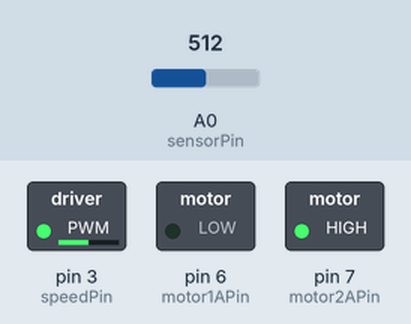
Simulated run of this sketch. Board: Arduino Uno, built with avr-gcc and run on an emulated ATmega328P. On the bench: switched loads named in the sketch (green lamp = pin HIGH). The inputs (shaded band) are chosen by the test bench; at power-on: A0 (sensorPin) = 512.

Above: at 1.2 s.
1.3 s: A0 (sensorPin) set to 716
At 2.3 s:
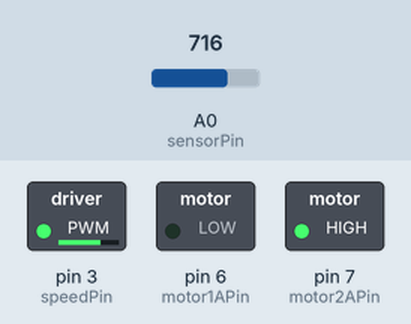
2.8 s: A0 (sensorPin) set to 900
At 3.4 s:
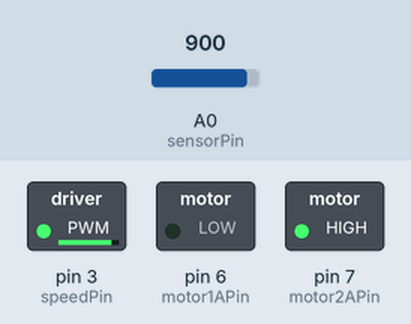
4.3 s: A0 (sensorPin) set to 122
At 5.5 s:
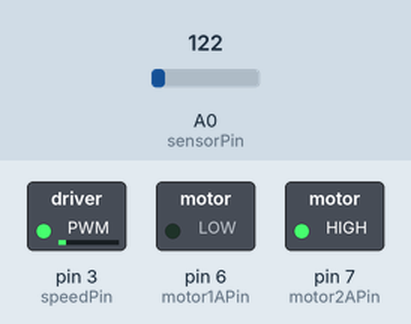
5.8 s: A0 (sensorPin) set to 0
At 6.9 s:
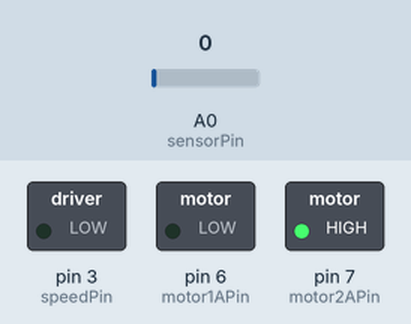
7.3 s: A0 (sensorPin) set to 511
At 8.0 s:
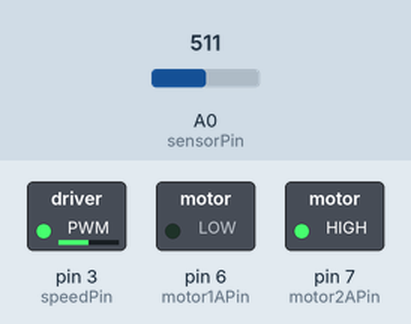
Timing chart, 0 to 9.8 s (numbered marks = the images above; inputs shaded):
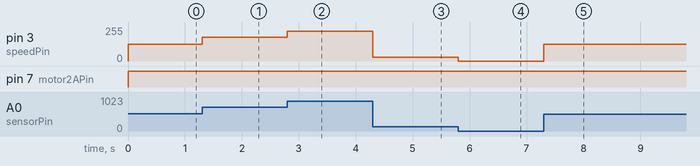

The sketch:

Light_Sensor_Speed.ino
```cpp
int sensorPin = 0;
int speedPin = 3;
int motor1APin = 6;
int motor2APin = 7;
int speed_value_motor1;
int lightLevel;

void setup() {
  pinMode(speedPin, OUTPUT);
  pinMode(motor1APin, OUTPUT);
  pinMode(motor2APin, OUTPUT);
}

void loop() {
  lightLevel = analogRead(sensorPin);
  digitalWrite(motor1APin, LOW);
  digitalWrite(motor2APin, HIGH);
  lightLevel = map(lightLevel,0, 1023, 0, 255);
  analogWrite(speedPin, lightLevel);
}
```

Measured:
- after the input at 1.3 s, pin 3 (speedPin): 127/255 → 178/255 at once
- after the input at 2.8 s, pin 3 (speedPin): 178/255 → 224/255 at once
- after the input at 4.3 s, pin 3 (speedPin): 224/255 → 30/255 at once
- after the input at 5.8 s, pin 3 (speedPin): 30/255 → 0/255 at once
- after the input at 7.3 s, pin 3 (speedPin): 0/255 → 127/255 at once
